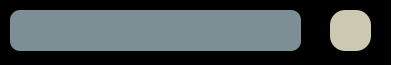
<?xml version="1.0" encoding="UTF-8"?>
<ui version="4.0">
 <class>Teminal</class>
 <widget class="QWidget" name="Teminal">
  <property name="geometry">
   <rect>
    <x>0</x>
    <y>0</y>
    <width>402</width>
    <height>65</height>
   </rect>
  </property>
  <property name="windowTitle">
   <string>Form</string>
  </property>
  <property name="styleSheet">
   <string notr="true">*{
	background:rgb(255, 255, 255);
	font-size:20px;
	font-family:Century Gothic,sans-serif;
}
QFrame{
	border:sold 10px rgba(0,0,0);
	background:black;
}
QLineEdit{
	color: #8d98a1;
	background-color:#405361;
}
QLineEdit{
	color: white;
	background-color:#7D8E95;
	font-size:18px;
	border-style:outset;
	border-radius:10px;
}
QPushButton{
	background:#CDC8B1;
	border-style:outset;
	border-radius:15px;
 
}
QPushButton:pressed{
	background-color:#CDCDC1;
	border-style:inset;
}
QCheckBox{
	background:rgba(85,170,225,0);
	color:white;
}
QLabel{
	background:rgba(85,170,225,0);
	color:rgb(0,255,128);
	font-style: italic bold;
	font size:50px;
}

</string>
  </property>
  <widget class="QFrame" name="frame">
   <property name="geometry">
    <rect>
     <x>0</x>
     <y>0</y>
     <width>391</width>
     <height>71</height>
    </rect>
   </property>
   <property name="frameShape">
    <enum>QFrame::StyledPanel</enum>
   </property>
   <property name="frameShadow">
    <enum>QFrame::Raised</enum>
   </property>
   <widget class="QTextEdit" name="textEdit">
    <property name="geometry">
     <rect>
      <x>10</x>
      <y>486</y>
      <width>104</width>
      <height>71</height>
     </rect>
    </property>
   </widget>
   <widget class="QLineEdit" name="command">
    <property name="geometry">
     <rect>
      <x>10</x>
      <y>10</y>
      <width>291</width>
      <height>41</height>
     </rect>
    </property>
   </widget>
   <widget class="QPushButton" name="confirm">
    <property name="geometry">
     <rect>
      <x>330</x>
      <y>10</y>
      <width>41</width>
      <height>41</height>
     </rect>
    </property>
    <property name="text">
     <string/>
    </property>
   </widget>
  </widget>
 </widget>
 <resources/>
 <connections/>
</ui>
